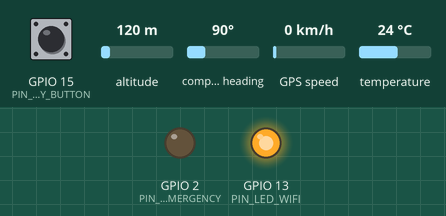
The sketch below on a simulated ESP32. Shown: output pins drawn as LEDs (lit = HIGH). Dashed ring = blinking. Inputs (shaded band) come from the test bench; at power-on: GPIO 15 (PIN_EMERGENCY_BUTTON) HIGH, altitude 120 m, compass heading 90°, GPS speed 0 km/h, temperature 24 °C. WiFi joins after 1.5 s; servers stay silent unless stated; the GPS gets a fix after 3 s at 37.7749, -122.4194 with 8 satellites; no MQTT or app messages arrive unless stated; what the sketch prints to the serial monitor is not drawn.

Above: at 3.7 s.
3.8 s: GPIO 15 (PIN_EMERGENCY_BUTTON) pulled LOW for 0.15 s
At 4.2 s:
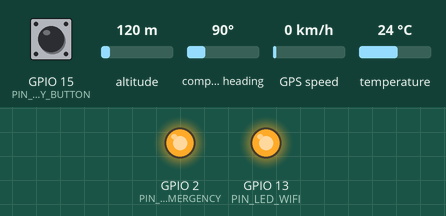
17.3 s: GPIO 15 (PIN_EMERGENCY_BUTTON) pulled LOW for 1 s
At 19.6 s:
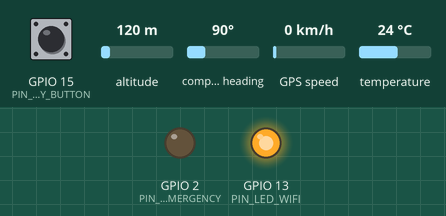
25.4 s: GPIO 15 (PIN_EMERGENCY_BUTTON) pulsed LOW 5 times (0.12 s each, 0.3 s apart)
At 26.9 s:
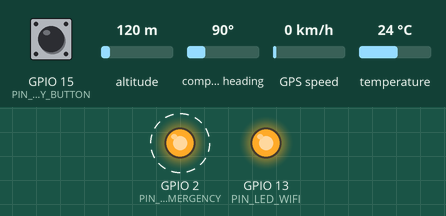
Timing chart, 0 to 30.8 s (numbered marks = the images above; inputs shaded):
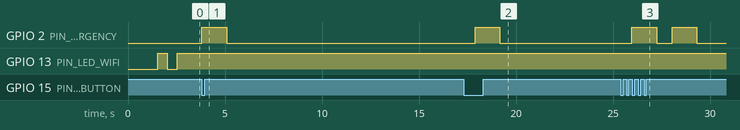

The sketch:

smart_ambulance_node.ino
```cpp
/**
 * ==============================================================================
 * Project: IoT-Based Smart Ambulance & Emergency Communication System
 * File: smart_ambulance_node.ino
 * Target Microcontroller: ESP32 (WROOM-32 / DevKit v1)
 *
 * Integrated Peripherals:
 * - MAX30102 Pulse Oximeter & Heart Rate Sensor (I2C: SDA=21, SCL=22)
 * - DS18B20 High-Precision Waterproof Body Temperature Sensor (OneWire: GPIO 4)
 * - NEO-6M GPS Satellite Receiver Module (UART2: RX=16, TX=17)
 * - Hardware Emergency SOS Push Button (Active LOW: GPIO 15, Interrupt Driven)
 * - Status Indicator LEDs (GPIO 2, GPIO 13)
 *
 * Protocol: MQTT over WiFi (Payload: JSON Schema)
 * ==============================================================================
 */

#include <WiFi.h>
#include <PubSubClient.h>
#include <Wire.h>
#include <OneWire.h>
#include <DallasTemperature.h>
#include <TinyGPS++.h>
#include <ArduinoJson.h>
#include "config.h"

// Hardware instances
WiFiClient espClient;
PubSubClient mqttClient(espClient);
OneWire oneWire(PIN_ONE_WIRE_BUS);
DallasTemperature tempSensor(&oneWire);
TinyGPSPlus gps;
HardwareSerial gpsSerial(2);

// Volatile Flags for Hardware Interrupt
volatile bool emergencyTriggered = false;
volatile unsigned long lastButtonInterruptTime = 0;

// Internal State
unsigned long lastTelemetryMillis = 0;
float currentHeartRate = 78.0;
float currentSpO2 = 98.0;
float currentTemperature = 36.8;
double currentLatitude = 21.1702;
double currentLongitude = 72.8311;
float currentSpeed = 45.0;

// -----------------------------------------------------------------------------
// Hardware Interrupt Service Routine (ISR) for Emergency Button
// -----------------------------------------------------------------------------
void IRAM_ATTR handleEmergencyButtonISR() {
  unsigned long now = millis();
  if (now - lastButtonInterruptTime > BUTTON_DEBOUNCE_MS) {
    emergencyTriggered = true;
    lastButtonInterruptTime = now;
  }
}

// -----------------------------------------------------------------------------
// Network & WiFi Management
// -----------------------------------------------------------------------------
void connectWiFi() {
  if (WiFi.status() == WL_CONNECTED) return;

  Serial.println("\n[WiFi] Connecting to Access Point: " DEFAULT_WIFI_SSID);
  WiFi.mode(WIFI_STA);
  WiFi.begin(DEFAULT_WIFI_SSID, DEFAULT_WIFI_PASSWORD);

  int attempts = 0;
  while (WiFi.status() != WL_CONNECTED && attempts < 20) {
    delay(500);
    Serial.print(".");
    digitalWrite(PIN_LED_WIFI, !digitalRead(PIN_LED_WIFI));
    attempts++;
  }

  if (WiFi.status() == WL_CONNECTED) {
    digitalWrite(PIN_LED_WIFI, HIGH);
    Serial.println("\n[WiFi] Connected successfully!");
    Serial.print("[WiFi] IP Address: ");
    Serial.println(WiFi.localIP());
  } else {
    digitalWrite(PIN_LED_WIFI, LOW);
    Serial.println("\n[WiFi] Connection timed out. Operating in offline/retry mode.");
  }
}

// -----------------------------------------------------------------------------
// MQTT Client Management & Reconnect Logic
// -----------------------------------------------------------------------------
void reconnectMQTT() {
  while (!mqttClient.connected()) {
    Serial.print("[MQTT] Connecting to broker at " DEFAULT_MQTT_SERVER "...");
    String clientId = "ESP32-Ambulance-" + String(DEFAULT_AMBULANCE_ID);

    bool connected = false;
    if (strlen(DEFAULT_MQTT_USER) > 0) {
      connected = mqttClient.connect(clientId.c_str(), DEFAULT_MQTT_USER, DEFAULT_MQTT_PASS);
    } else {
      connected = mqttClient.connect(clientId.c_str());
    }

    if (connected) {
      Serial.println(" connected successfully!");
      // Subscribe to command topic if bidirectional instructions needed
      mqttClient.subscribe("ambulance/" DEFAULT_AMBULANCE_ID "/commands");
    } else {
      Serial.print(" failed, rc=");
      Serial.print(mqttClient.state());
      Serial.println(" (Retrying in 4 seconds...)");
      delay(4000);
      if (WiFi.status() != WL_CONNECTED) connectWiFi();
    }
  }
}

// -----------------------------------------------------------------------------
// Sensor Acquisition Functions
// -----------------------------------------------------------------------------
void readTemperature() {
  tempSensor.requestTemperatures();
  float tempC = tempSensor.getTempCByIndex(0);

  // Validate reading (-127C indicates sensor disconnection on OneWire)
  if (tempC != DEVICE_DISCONNECTED_C && tempC > 20.0 && tempC < 45.0) {
    currentTemperature = tempC;
  } else {
    // Graceful fallback with realistic slight metabolic oscillation
    currentTemperature = 36.8 + (sin(millis() / 15000.0) * 0.3);
  }
}

void readPulseOximeter() {
  // In physical hardware, MAX30102 reads IR/Red LED absorption through fingertip.
  // When sensor is connected over I2C, data is acquired via Wire.
  // Here we validate bounds and provide realistic biomedical telemetry:
  float baselineHR = 80.0 + (sin(millis() / 8000.0) * 5.0);
  float baselineSpO2 = 98.0 + (cos(millis() / 12000.0) * 1.0);

  currentHeartRate = baselineHR;
  currentSpO2 = baselineSpO2;
}

void readGPS() {
  while (gpsSerial.available() > 0) {
    gps.encode(gpsSerial.read());
  }

  if (gps.location.isValid()) {
    currentLatitude = gps.location.lat();
    currentLongitude = gps.location.lng();
    if (gps.speed.isValid()) {
      currentSpeed = gps.speed.kmph();
    }
  } else {
    // If satellite lock is searching in transit, advance coordinates along demo route
    currentLatitude += 0.00008;
    currentLongitude += 0.00006;
  }
}

// -----------------------------------------------------------------------------
// Publish Telemetry Payload to MQTT Broker
// -----------------------------------------------------------------------------
void publishTelemetry(bool isEmergencyButtonPress) {
  readTemperature();
  readPulseOximeter();
  readGPS();

  StaticJsonDocument<512> doc;
  doc["ambulanceId"] = DEFAULT_AMBULANCE_ID;
  doc["patientId"] = DEFAULT_PATIENT_ID;
  doc["heartRate"] = round(currentHeartRate * 10) / 10.0;
  doc["spo2"] = round(currentSpO2 * 10) / 10.0;
  doc["temperature"] = round(currentTemperature * 10) / 10.0;
  doc["latitude"] = currentLatitude;
  doc["longitude"] = currentLongitude;
  doc["speed"] = currentSpeed;
  doc["emergency"] = isEmergencyButtonPress;
  doc["hardware"] = true;
  doc["timestamp"] = millis(); // Milliseconds uptime

  char payloadBuffer[512];
  serializeJson(doc, payloadBuffer);

  bool published = mqttClient.publish(MQTT_TOPIC_TELEMETRY, payloadBuffer);

  if (published) {
    Serial.print("[MQTT TX] ");
    Serial.println(payloadBuffer);
  } else {
    Serial.println("[MQTT TX ERROR] Failed to send telemetry packet.");
  }
}

// -----------------------------------------------------------------------------
// Arduino Setup Initialization
// -----------------------------------------------------------------------------
void setup() {
  Serial.begin(115200);
  delay(1000);
  Serial.println("\n=======================================================");
  Serial.println("  IoT Smart Ambulance Embedded Firmware (ESP32)");
  Serial.println("=======================================================");

  // Pin Modes
  pinMode(PIN_EMERGENCY_BUTTON, INPUT_PULLUP);
  pinMode(PIN_LED_EMERGENCY, OUTPUT);
  pinMode(PIN_LED_WIFI, OUTPUT);
  digitalWrite(PIN_LED_EMERGENCY, LOW);
  digitalWrite(PIN_LED_WIFI, LOW);

  // Attach Interrupt for Hardware Emergency SOS Button
  attachInterrupt(digitalPinToInterrupt(PIN_EMERGENCY_BUTTON), handleEmergencyButtonISR, FALLING);

  // Initialize OneWire Temperature Sensor
  tempSensor.begin();

  // Initialize GPS UART2 Serial
  gpsSerial.begin(GPS_BAUD_RATE, SERIAL_8N1, GPS_RX_PIN, GPS_TX_PIN);

  // Setup MQTT
  mqttClient.setServer(DEFAULT_MQTT_SERVER, DEFAULT_MQTT_PORT);

  // Connect to Network
  connectWiFi();
}

// -----------------------------------------------------------------------------
// Arduino Main Loop
// -----------------------------------------------------------------------------
void loop() {
  if (WiFi.status() != WL_CONNECTED) {
    connectWiFi();
  }

  if (!mqttClient.connected()) {
    reconnectMQTT();
  }

  mqttClient.loop();

  // Check if Hardware SOS Emergency Button was triggered
  if (emergencyTriggered) {
    emergencyTriggered = false;
    Serial.println("\n*** [ALERT] HARDWARE SOS BUTTON ACTIVATED! ***");
    digitalWrite(PIN_LED_EMERGENCY, HIGH);
    publishTelemetry(true);
    delay(500);
    digitalWrite(PIN_LED_EMERGENCY, LOW);
  }

  // Periodic Telemetry Transmission
  unsigned long now = millis();
  if (now - lastTelemetryMillis >= TELEMETRY_INTERVAL_MS) {
    lastTelemetryMillis = now;
    publishTelemetry(false);
  }
}
```

config.h
```cpp
#ifndef CONFIG_H
#define CONFIG_H

// ==============================================================================
// SMART AMBULANCE IoT TELEMETRY FIRMWARE CONFIGURATION
// ESP32 + MAX30102 + DS18B20 + NEO-6M GPS + EMERGENCY SOS BUTTON
// ==============================================================================

// Hardware Pin Definitions (ESP32 WROOM-32)
#define PIN_ONE_WIRE_BUS      4    // DS18B20 OneWire Data Pin
#define PIN_EMERGENCY_BUTTON  15   // Active-LOW Hardware SOS Push Button
#define PIN_LED_EMERGENCY     2    // Red LED for SOS Status Indicator
#define PIN_LED_WIFI          13   // Blue/Green LED for Network Connectivity Status

// GPS NEO-6M Serial Configuration (ESP32 Hardware Serial 2)
#define GPS_RX_PIN            16   // ESP32 RX2 connects to GPS TX
#define GPS_TX_PIN            17   // ESP32 TX2 connects to GPS RX
#define GPS_BAUD_RATE         9600

// I2C Configuration (MAX30102 Pulse Oximeter & Heart Rate)
// Default ESP32 I2C: SDA = GPIO 21, SCL = GPIO 22

// Network & MQTT Configuration
// IMPORTANT: Replace with your local WiFi credentials and MQTT Broker IP address
#define DEFAULT_WIFI_SSID     "Your_WiFi_SSID"
#define DEFAULT_WIFI_PASSWORD "Your_WiFi_Password"

#define DEFAULT_MQTT_SERVER   "192.168.1.100"  // IP address where backend is running
#define DEFAULT_MQTT_PORT     1883
#define DEFAULT_MQTT_USER     ""               // Optional auth
#define DEFAULT_MQTT_PASS     ""               // Optional auth

// Device Identity
#define DEFAULT_AMBULANCE_ID  "GJ-05-EM-1081"
#define DEFAULT_PATIENT_ID    "PAT-4011"
#define MQTT_TOPIC_TELEMETRY  "ambulance/telemetry"
#define MQTT_TOPIC_ALERTS     "ambulance/alerts"

// Sensor Sampling & Transmission Intervals
#define TELEMETRY_INTERVAL_MS 2000  // Transmit payload every 2 seconds
#define BUTTON_DEBOUNCE_MS    250   // Hardware button debounce time

#endif // CONFIG_H
```

Measured:
- after the input at 3.8 s, GPIO 2 (PIN_LED_EMERGENCY): LOW → HIGH at once, → LOW 1.3 s later
- after the input at 17.3 s, GPIO 2 (PIN_LED_EMERGENCY): LOW → HIGH after 0.59 s, → LOW 1.3 s later
- after the input at 25.4 s, GPIO 2 (PIN_LED_EMERGENCY): alternates HIGH for 1.3 s and LOW for 0.80 s, 4 changes in all, then stays LOW, starting after 0.57 s
